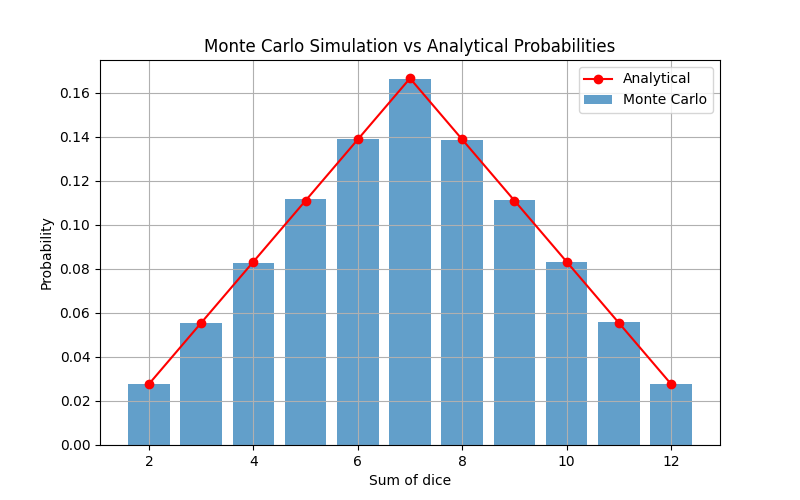

Write the Python code that produced this figure.
import random
from collections import defaultdict
import matplotlib.pyplot as plt


def monte_carlo_dice_simulation(num_trials):
    results = defaultdict(int)

    for _ in range(num_trials):
        die1 = random.randint(1, 6)
        die2 = random.randint(1, 6)
        results[die1 + die2] += 1

    probabilities = {
        total: count / num_trials
        for total, count in results.items()
    }

    return probabilities


def analytical_probabilities():
    return {
        2: 1 / 36,
        3: 2 / 36,
        4: 3 / 36,
        5: 4 / 36,
        6: 5 / 36,
        7: 6 / 36,
        8: 5 / 36,
        9: 4 / 36,
        10: 3 / 36,
        11: 2 / 36,
        12: 1 / 36,
    }


def plot_probabilities(monte_carlo, analytical):
    sums = range(2, 13)

    monte_values = [monte_carlo.get(s, 0) for s in sums]
    analytical_values = [analytical[s] for s in sums]

    plt.figure(figsize=(8, 5))
    plt.bar(sums, monte_values, alpha=0.7, label="Monte Carlo")
    plt.plot(sums, analytical_values, color="red", marker="o", label="Analytical")

    plt.xlabel("Sum of dice")
    plt.ylabel("Probability")
    plt.title("Monte Carlo Simulation vs Analytical Probabilities")
    plt.legend()
    plt.grid(True)

    plt.show()


if __name__ == "__main__":
    TRIALS = 1_000_000

    monte_carlo_probs = monte_carlo_dice_simulation(TRIALS)
    analytical_probs = analytical_probabilities()

    print("Sum | Monte Carlo | Analytical")
    print("-" * 30)
    for s in range(2, 13):
        print(
            f"{s:>3} | "
            f"{monte_carlo_probs[s]:.4f}      | "
            f"{analytical_probs[s]:.4f}"
        )

    plot_probabilities(monte_carlo_probs, analytical_probs)
